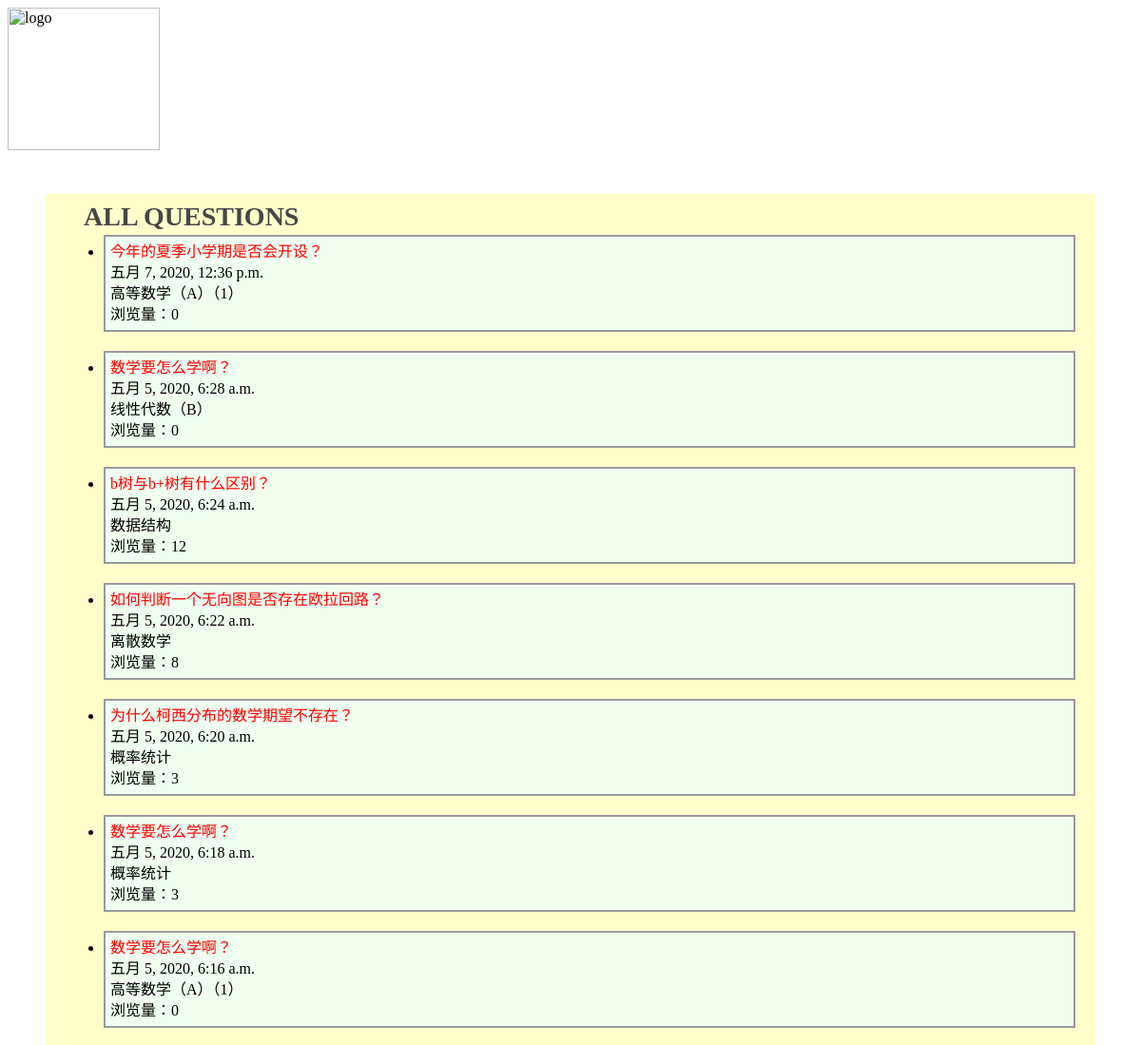
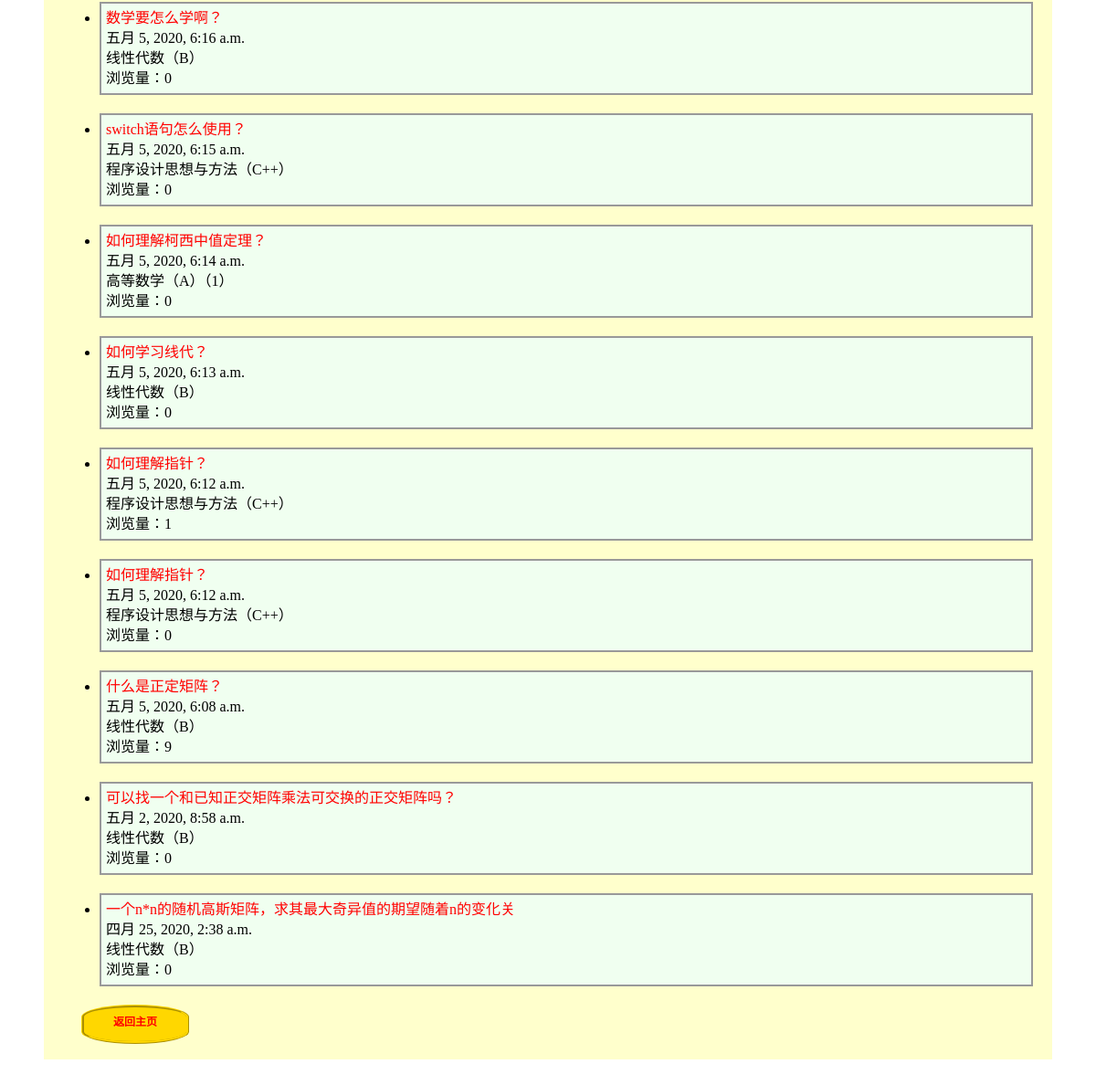
The page /qas_system/all_question/ on the database as committed earlier (2 pictures, top to bottom).
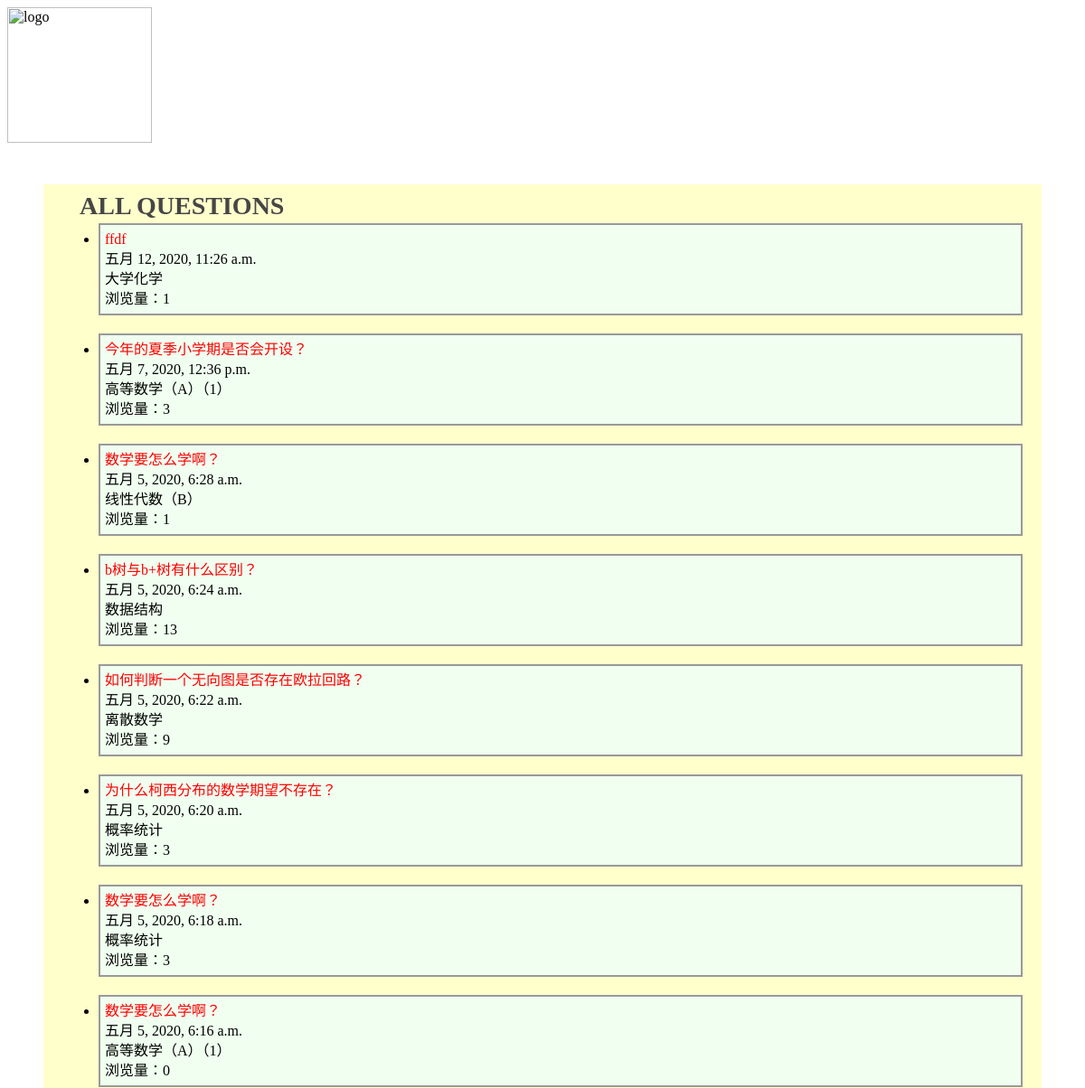
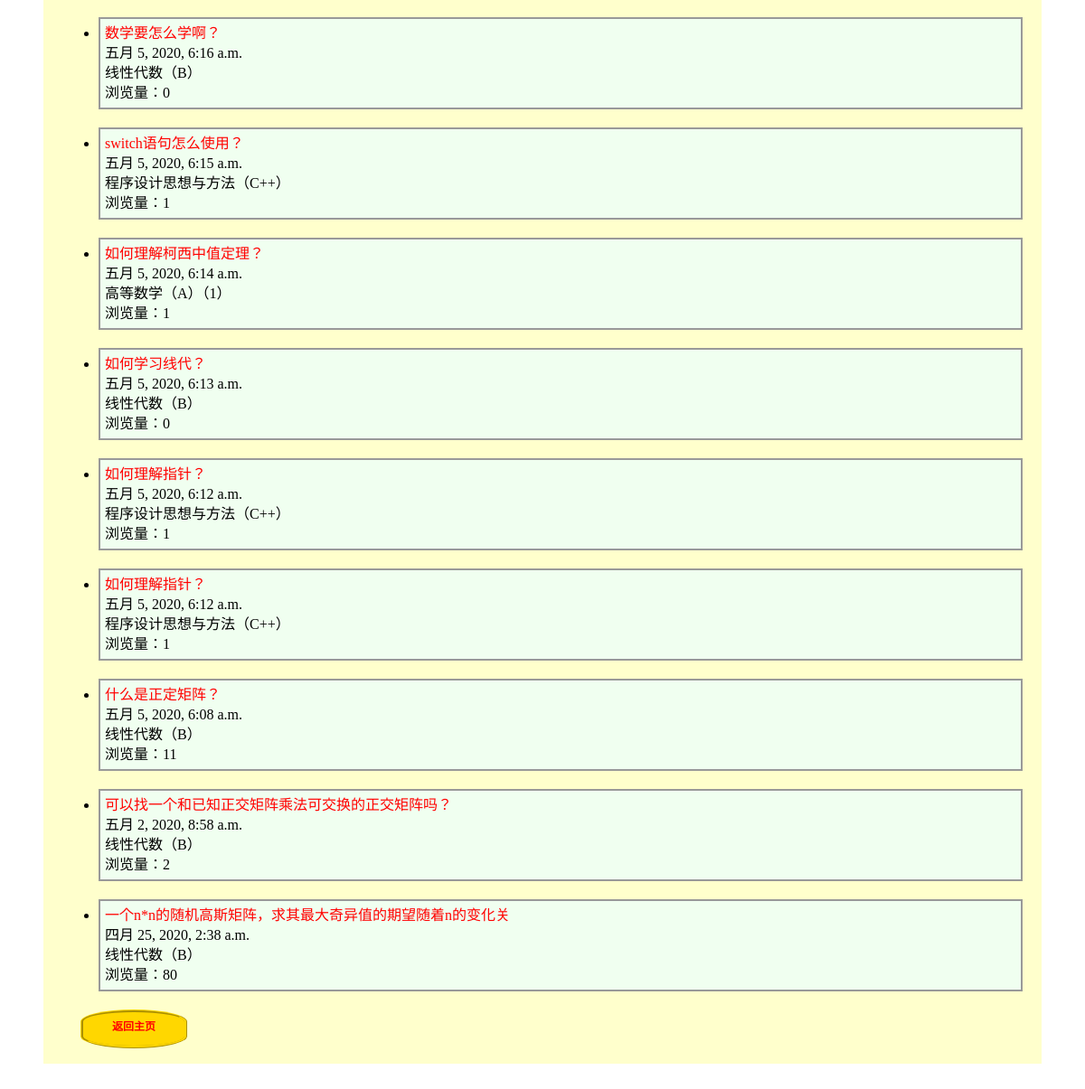
The same page on the database as committed later (2 pictures, top to bottom).
### qas_system/models.py (models this page shows, shortened)
class Question(models.Model):
    question_title = models.CharField(verbose_name='标题', max_length=30, blank=False)
    question_text = RichTextField(verbose_name='具体描述')
    question_subject = models.ForeignKey('Subject', verbose_name='科目', on_delete=models.CASCADE)
    pub_date = models.DateTimeField(auto_now=True, verbose_name='提问日期')
    page_views = models.PositiveIntegerField(default=0, verbose_name='浏览量')
    questioner = models.ForeignKey('User', verbose_name='提问者', on_delete=models.CASCADE)
    good_num = models.IntegerField(default=0, verbose_name='点赞量')

class Subject(models.Model):
    name = models.CharField(max_length=30, unique=True, verbose_name='科目名称')
    def __str__(self):
        return self.name

### qas_system/views.py (the view)
# urls.py: path('all_question/', views.all_question),  # 浏览所有问题 按照时间顺序排列
def all_question(request):
    all_question_list = Question.objects.all().order_by('-pub_date')
    return render(request, 'all_question.html', {'all_question_list': all_question_list})

### templates/all_question.html (shortened to what this page needs)
<html>
<head>
</head>
<body>
<div class="all">
        <div class="logo">
        <img src="logo.png" alt="logo" />
        </div>
<div class="main">
        <div class="questions">
            <dl>
                <dd>ALL QUESTIONS</dd>
            </dl>
        </div>
        <div class="question_xx">
                {% if all_question_list %}
                <ul>
                {% for question in all_question_list %}
                    <li> <div class="p1"> <a href="/qas_system/question/{{ question.id }}/">{{ question.question_title }}<br></a> </div>
                 <div class="p2">{{ question.pub_date }}<br></div>
                 <div class="p3">{{ question.question_subject }} <br></div>
                 <div class="p4">浏览量：{{ question.page_views }} </div> </li>
                {% endfor %}
                <div class="button"> <a href="/qas_system/", target="_self">返回主页</a> </div>
               </ul>
                {% else %}
              <p> 未找到结果, 点击下面的链接返回。</p>
                 <div class="button"> <a href="/qas_system/select/", target="_self">返回筛选页面</a> </div>
                <div class="button"> <a href="/qas_system/", target="_self">返回主页</a> </div>
                {% endif %}
        </div>
</div>
</body>
</html>

Rows that differ between the two databases and show on the page:
added Question: question_title "ffdf", pub_date "五月 12, 2020, 11:26 a.m.", question_subject "大学化学", page_views "1"
changed Question "今年的夏季小学期是否会开设？": page_views "0" → "3"
changed Question "五月 5, 2020, 6:28 a.m.": page_views "0" → "1"
changed Question "b树与b+树有什么区别？": page_views "12" → "13"
changed Question "如何判断一个无向图是否存在欧拉回路？": page_views "8" → "9"
changed Question "switch语句怎么使用？": page_views "0" → "1"
changed Question "如何理解柯西中值定理？": page_views "0" → "1"
changed Question (number 14 of 17 on the later page): page_views "0" → "1"
changed Question "什么是正定矩阵？": page_views "9" → "11"
changed Question "可以找一个和已知正交矩阵乘法可交换的正交矩阵吗？": page_views "0" → "2"
changed Question "一个n*n的随机高斯矩阵，求其最大奇异值的期望随着n的变化关": page_views "0" → "80"
